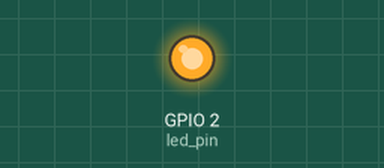
This sketch was run on a simulated ESP32. Shown: output pins drawn as LEDs (lit = HIGH).

Above: at 0.2 s.
At 13.6 s:
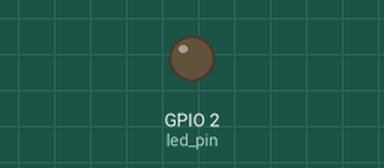
Timing chart, 0 to 15.6 s (numbered marks = the images above):
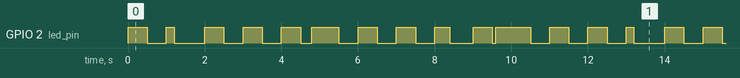

Measured:
- by itself, GPIO 2 (led_pin): moves between LOW and HIGH, repeating every 12.0 s
- by itself, everything shown: repeats every 12.0 s, in 24 steps

The sketch:

freeRTOS_intro.ino
```cpp
//Restrict to 1 core
#if CONFIG_FREERTOS_UNICORE
static const BaseType_t app_cpu = 0;
#else
static const BaseType_t app_cpu = 1;
#endif


const int led_pin = LED_BUILTIN;
void toggleLED(void *parameter){
  while(1){
    digitalWrite(led_pin,HIGH);
    vTaskDelay(500 / portTICK_PERIOD_MS);
    digitalWrite(led_pin,LOW);
    vTaskDelay(500/portTICK_PERIOD_MS);
  }
}

void secondBlink(void *parameter){
  while(1){
    digitalWrite(led_pin,HIGH);
    vTaskDelay(1200 / portTICK_PERIOD_MS);
    digitalWrite(led_pin,LOW);
    vTaskDelay(1200/portTICK_PERIOD_MS);
  }
}

void setup() {
  // put your setup code here, to run once:
  pinMode(led_pin,OUTPUT);
  digitalWrite(led_pin,LOW);

  //Specify task to run in only one core
  //Regular FreeRTOS just uses xTaskCreate()
  //Params: function to be called, task name, stack size (in bytes/ words in regular RTOS),
  //parameter to selected function, task priority, task handle, which core to use
  xTaskCreatePinnedToCore(toggleLED,"Toggle LED (1)",1024,NULL,1,NULL,app_cpu);
  xTaskCreatePinnedToCore(secondBlink,"Toggle LED (2)",1024,NULL,2,NULL,app_cpu);

  //In regular FreeRTOS, need to call vTaskStartScheduler after setting up tasks
}

void loop() {
  // put your main code here, to run repeatedly:

}
```
